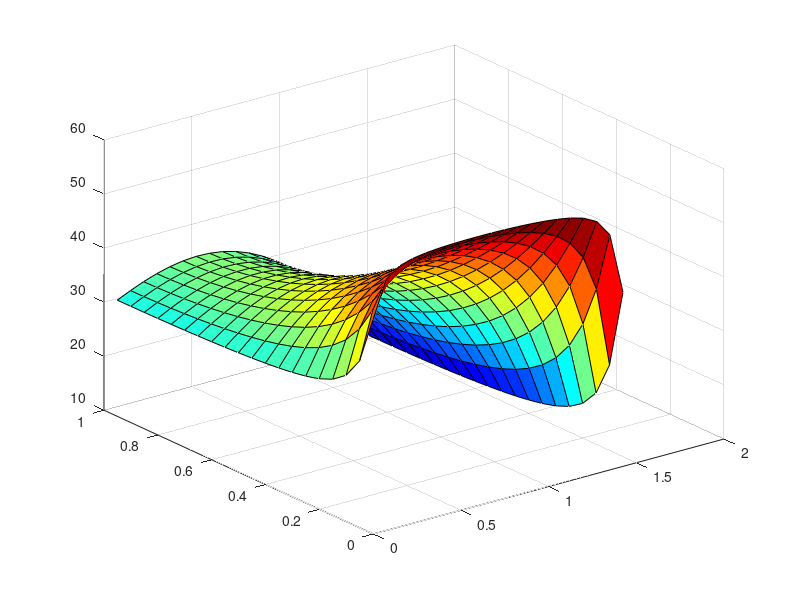

Write the MATLAB code that produced this figure.
    L = 1;              %Length of Plate
    H = 1.5;            %Height of Plate
    k = 3.5;            %Diffusivity Constant
    n = 20;             %Number of Nodes (Square Matrix)
    S = 50;             %Source Term
    TS = 10;            %Southern Boundary Temperature
    TN = 30;            %Northern Boundary Temperature
    TW = 60;            %Western Boundary Temperature
    error = 0.1;        %Error Threshold
    T = zeros(n,n);     %Initializing Temperature Values
    QH = zeros(n,n);    %Horizontal Flux Component
    QV = zeros(n,n);    %Vertical Flux Component
%Dimensions
    dx = (L / n);           %Horizontal Steps
    dy = (H / n);           %Vertical Steps
    dz = 1;                 %Thickness
    dV = dy * dx * dz;      %Control Volume for each Node
    X = dx/2:dx:L-(dx/2);   %X Axis Array
    Y = dy/2:dy:H-(dy/2);   %Y Axis Array
%The Main Loop
    e = 1;                  %Error Place Holder
    Iter = 1;
    Iterations = ones(Iter);%Iteration is assigned as a matrix for it to be used in the Residual vs Iterations Graph
    Residuals = ones(Iter); %Residual Matrix
    while e > error
        Told = T;
                    ae = k*dy*dz/dx; 
                    aw = k*dy*dz/dx;
                    as = k*dx*dz/dy;
                    an = k*dx*dz/dy;
                    

                    %This is the Main Loop, this is where temperatures values are
                    %updated, the 9 if statements correspond to the 9 sections'
                    %configurations -described in the document attached-
                    %Note: You will sometimes find a coefficient ae/an for example
                    %that's multiplied by 2, this is because that specific
                    %node is in the boundary perimeter and
                    %so the length is going to be (dx/2), 
                    %the 2 accounts for that value being in the denominator

                    
            for i = 1: n
                for j = 1: n
                    %Boundary Conditions  
                    if(i == 1 && j == 1)                    %North West Square
                        ap = ae + aw*2 + as + an*2;
                        T(i,j) = ( T(i+1,j)*as + TN*an*2 + T(i,j+1)*ae + TW*aw*2 + S*dV) / ap;
                        QH(i,j) = k *( (TW-T(i,j+1)) / dx );
                        QV(i,j) = k *( (T(i+1,j)-TN) / dy );

                    elseif(j == 1 && i < n && i > 1)        %Western Boundary
                        ap = ae + aw*2 + as + an;
                        T(i,j) = ( T(i+1,j)*as + T(i-1,j)*an + T(i,j+1)*ae + TW*aw*2 + S*dV) / ap;
                        QH(i,j) = k *( (TW-T(i,j+1)) / dx );
                        QV(i,j) = k *( (T(i+1,j)-T(i-1,j)) / dy );

                    elseif(i == n && j == 1)                %South West Square
                        ap = ae + aw*2 + as*2 + an;
                        T(i,j) = ( TS*as*2 + T(i-1,j)*an + T(i,j+1)*ae + TW*aw*2 + S*dV) / ap;
                        QH(i,j) = k *( (TW-T(i,j+1)) / dx );
                        QV(i,j) = k *( (TS-T(i-1,j)) / dy );

                    elseif(i == n && j < n && j > 1)        %Southern Boundary
                        ap = ae + aw + as*2 + an;
                        T(i,j) = ( TS*as*2 + T(i-1,j)*an + T(i,j+1)*ae + T(i,j-1)*aw + S*dV) / ap;
                        QH(i,j) = k *( (T(i,j-1)-T(i,j+1)) / dx );
                        QV(i,j) = k *( (TS-T(i-1,j)) / dy );

                    elseif(i == n && j == n)                %South East Square
                        ap = aw + as*2 + an;
                        T(i,j) = ( TS*as*2 + T(i-1,j)*an + T(i,j-1)*aw + S*dV) / ap;
                        QH(i,j) = k *( (T(i,j-1)) / dx );
                        QV(i,j) = k *( (TS-T(i-1,j)) / dy );

                    elseif(j == n && i < n && i > 1)        %Eastern Boundary
                        ap = aw + as + an;
                        T(i,j) = ( T(i+1,j)*as + T(i-1,j)*an + T(i,j-1)*aw + S*dV) / ap;
                        QH(i,j) = k *( (T(i,j-1)) / dx );
                        QV(i,j) = k *( (T(i+1,j)-T(i-1,j)) / dy );

                    elseif(i == 1 && j == n)                %North East Square
                        ap = aw + as + an*2;
                        T(i,j) = ( T(i+1,j)*as + TN*an*2 + T(i,j-1)*aw + S*dV) / ap;
                        QH(i,j) = k *( (T(i,j-1)) / dx );
                        QV(i,j) = k *( (T(i+1,j)-TN) / dy );

                    elseif(i == 1 && j < n && j > 1)        %Northern Boundary
                        ap = ae + aw + as + an*2;
                        T(i,j) = ( T(i+1,j)*as + TN*an*2 + T(i,j+1)*ae + T(i,j-1)*aw + S*dV) / ap;
                        QH(i,j) = k *( (T(i,j-1)-T(i,j+1)) / dx );
                        QV(i,j) = k *( (T(i+1,j)-TN) / dy );

                    elseif(j > 1 && j < n && i > 1 && i < n) %Middle Portion
                        ap = ae + aw + as + an;
                        T(i,j) = ( T(i+1,j)*as + T(i-1,j)*an + T(i,j+1)*ae + T(i,j-1)*aw + S*dV) / ap;
                        QH(i,j) = k *( (T(i,j-1)-T(i,j+1)) / dx );
                        QV(i,j) = k *( (T(i+1,j)-T(i-1,j)) / dy );
                    end
                end
            end
            
    %Normalized Residual at each Node & Flux          

        e = 1;                                  %Error Reassigning
        R = sum(sum(abs(T-Told)))               %Residual
        FV = sum(sum(QV));                      %Vertical Flux
        FH = sum(sum(QH));                      %Horizontal Flux
        AFV = FV/(n^2);                         %Average Vertical Flux (We divided by n^2 to calculate the average flux for all the nodes, which are n^2 node)
        AFH = FH/(n^2);                         %Average Horizontal Flux
        F = QV + QH;                            %Total Flux
        e = sum(sum(abs((abs(T-Told)./F))));    %Normalized Error
    %Residual vs Iterations Calculations
        Residuals(Iter) = R;
        Iterations(Iter) = Iter;
        Iter = Iter + 1;
    %The Surface Graphics Code
        [yy,xx] = meshgrid(X,Y);
        zz = T;
        axis([0 H 0 L 0 100]);
        surf(xx,yy,zz)
        pause(0.0001)
        colormap('jet')
    end
Iterations(Iter-1)
%plot(Residuals,Iterations)    %uncomment this line to get the Residual vs Iterations graph
